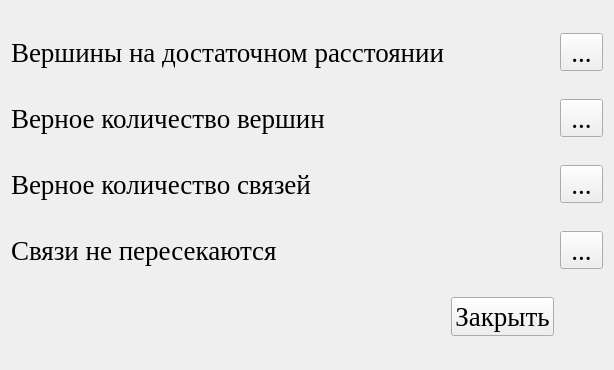
<?xml version="1.0" encoding="UTF-8"?>
<ui version="4.0">
 <class>task2CheckForm</class>
 <widget class="QWidget" name="task2CheckForm">
  <property name="geometry">
   <rect>
    <x>0</x>
    <y>0</y>
    <width>590</width>
    <height>370</height>
   </rect>
  </property>
  <property name="font">
   <font>
    <family>Times New Roman</family>
    <pointsize>20</pointsize>
   </font>
  </property>
  <property name="windowTitle">
   <string>Проверка</string>
  </property>
  <layout class="QGridLayout" name="gridLayout">
   <item row="0" column="2">
    <widget class="QToolButton" name="toolButton">
     <property name="enabled">
      <bool>true</bool>
     </property>
     <property name="text">
      <string>...</string>
     </property>
     <property name="icon">
      <iconset>
       <normaloff>resources/iconePack/check.png</normaloff>
       <normalon>resources/iconePack/crossRed.png</normalon>resources/iconePack/check.png</iconset>
     </property>
     <property name="checkable">
      <bool>true</bool>
     </property>
    </widget>
   </item>
   <item row="1" column="0">
    <widget class="QLabel" name="labelNodesCount">
     <property name="text">
      <string>Верное количество вершин</string>
     </property>
    </widget>
   </item>
   <item row="2" column="2">
    <widget class="QToolButton" name="toolButton_3">
     <property name="text">
      <string>...</string>
     </property>
     <property name="icon">
      <iconset>
       <normaloff>resources/iconePack/check.png</normaloff>
       <normalon>resources/iconePack/crossRed.png</normalon>resources/iconePack/check.png</iconset>
     </property>
     <property name="checkable">
      <bool>true</bool>
     </property>
    </widget>
   </item>
   <item row="0" column="0">
    <widget class="QLabel" name="labelSoClose">
     <property name="text">
      <string>Вершины на достаточном расстоянии</string>
     </property>
    </widget>
   </item>
   <item row="1" column="2">
    <widget class="QToolButton" name="toolButton_2">
     <property name="text">
      <string>...</string>
     </property>
     <property name="icon">
      <iconset>
       <normaloff>resources/iconePack/check.png</normaloff>
       <normalon>resources/iconePack/crossRed.png</normalon>resources/iconePack/check.png</iconset>
     </property>
     <property name="checkable">
      <bool>true</bool>
     </property>
    </widget>
   </item>
   <item row="2" column="0">
    <widget class="QLabel" name="labelConnectionsCount">
     <property name="text">
      <string>Верное количество связей</string>
     </property>
    </widget>
   </item>
   <item row="4" column="1">
    <widget class="QPushButton" name="pushButton">
     <property name="text">
      <string>Закрыть</string>
     </property>
    </widget>
   </item>
   <item row="3" column="0">
    <widget class="QLabel" name="labelConnectionCross">
     <property name="text">
      <string>Связи не пересекаются</string>
     </property>
    </widget>
   </item>
   <item row="3" column="2">
    <widget class="QToolButton" name="toolButton_4">
     <property name="text">
      <string>...</string>
     </property>
     <property name="icon">
      <iconset>
       <normaloff>resources/iconePack/check.png</normaloff>
       <normalon>resources/iconePack/crossRed.png</normalon>resources/iconePack/check.png</iconset>
     </property>
     <property name="checkable">
      <bool>true</bool>
     </property>
    </widget>
   </item>
  </layout>
 </widget>
 <resources/>
 <connections/>
</ui>
